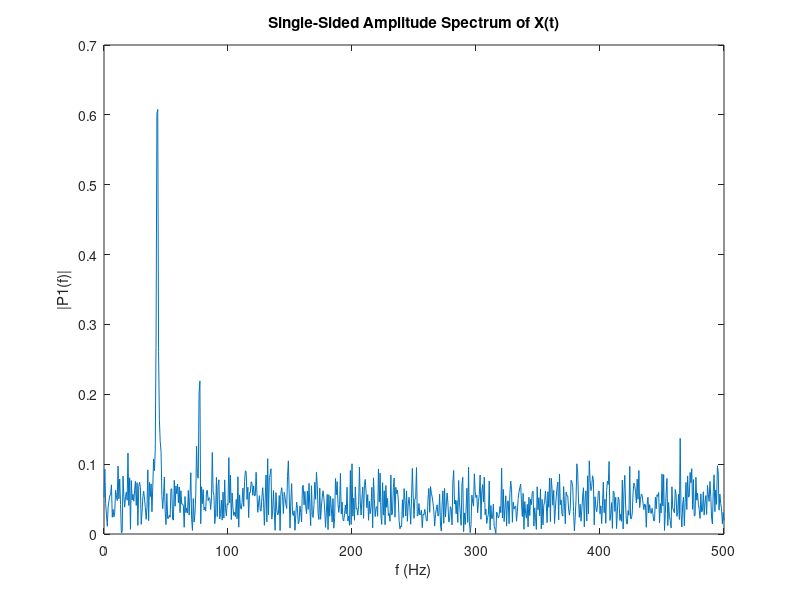

Source code (MATLAB):
Fs = 1000; % Sampling frequency
T = 1/Fs; % Sampling period
L = 1500; % Length of signal
t = (0:L-1)*T; % Time vector

%Using the wave equations
%Form a signal containing a 77Hz sinusoid of amplitude 0.7 and a 43 Hz
%sinusoid of amplitude 2.
S = 0.7*sin(2*pi*77*t) + 2*sin(2*pi*43*t);

%Corrupt the signal with noise using the "randn" - noise generation
%function
X = S + 2*randn(size(t));

%Plot the noisy signal in the time domain. And you will see it is difficult
% to identify the frequency components by looking at the signal X(t). 
plot(1000*t(1:50), X(1:50))
title('Signal Corrupted with Zero-Mean Random Noise')
xlabel('t (milliseconds)')
ylabel('X(t)')

% TODO : Compute the Fourier transform of the signal. 
Y = fft(X);

% TODO : Compute the two-sided spectrum P2. Then compute the single-sided spectrum P1 based on P2 and the even-valued signal length L.
P2 = abs(Y/L);

% At the end we just compute the single-sided spectrum as we reject the
% mirror image.
P1 = P2(1:L/2+1);

% Plotting
f = Fs*(0:(L/2))/L;
plot(f,P1) 
title('Single-Sided Amplitude Spectrum of X(t)')
xlabel('f (Hz)')
ylabel('|P1(f)|')